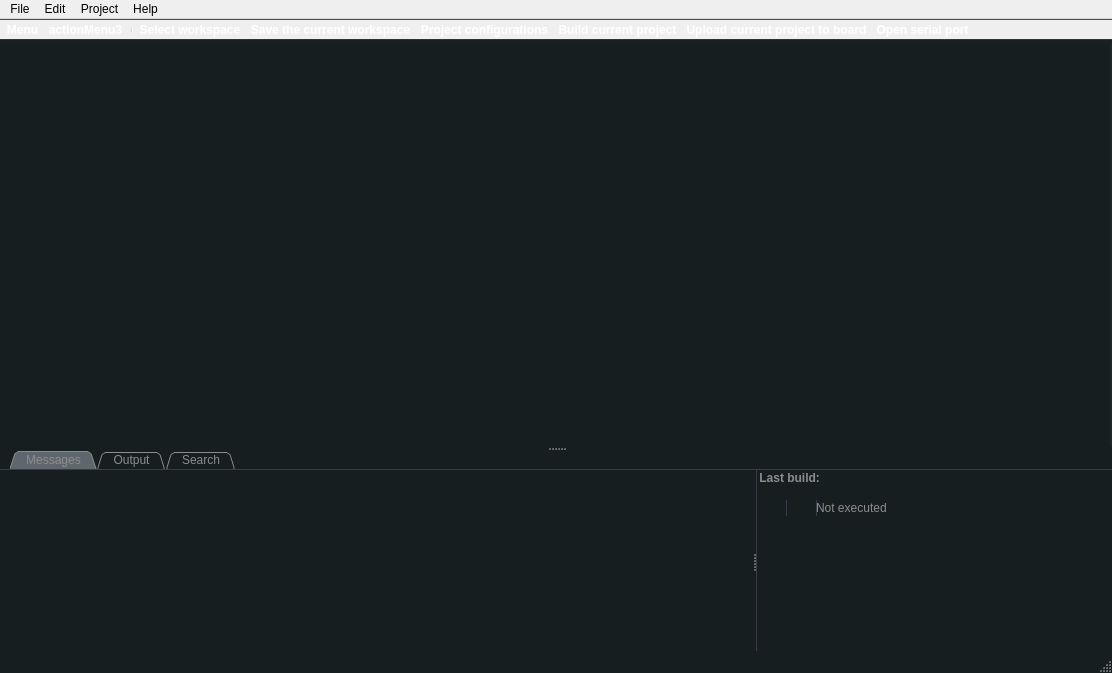
<?xml version="1.0" encoding="UTF-8"?>
<ui version="4.0">
 <class>MainWindowClass</class>
 <widget class="QMainWindow" name="MainWindowClass">
  <property name="geometry">
   <rect>
    <x>0</x>
    <y>0</y>
    <width>1112</width>
    <height>673</height>
   </rect>
  </property>
  <property name="windowTitle">
   <string>MariaMole</string>
  </property>
  <property name="windowIcon">
   <iconset resource="mainwindow.qrc">
    <normaloff>:/MainWindow/resources/logos/mariamole_icone.png</normaloff>:/MainWindow/resources/logos/mariamole_icone.png</iconset>
  </property>
  <property name="autoFillBackground">
   <bool>false</bool>
  </property>
  <property name="styleSheet">
   <string notr="true"/>
  </property>
  <property name="toolButtonStyle">
   <enum>Qt::ToolButtonTextBesideIcon</enum>
  </property>
  <property name="unifiedTitleAndToolBarOnMac">
   <bool>false</bool>
  </property>
  <widget class="QWidget" name="centralWidget">
   <property name="styleSheet">
    <string notr="true">QMenu {
     background-color: rgb(52, 60, 62); 
     border: 1px solid black;
	 color: rgb(140, 140, 140);
 }

QWidget {
	_color:white;
	color:rgb(140, 140, 140);
	background-color: rgb(22, 30, 32);
	selection-background-color: rgb(68, 85, 89);
}

QMainWindow::separator {
color:white;
background-color:blue;
}

QScrollBar:horizontal {
     border: 0px solid rgb(34, 30, 32);
	min-height: 15px;
     margin: 0px 20px 0 20px;
	background-color: rgb(24, 32, 34);
 }
 QScrollBar:vertical {
     border: 0px solid rgb(34, 30, 32);
	min-height: 15px;
     margin: 20px 0px 20px 0px;
	 background-color: rgb(24, 32, 34);
 }
 QScrollBar::handle {
     background: rgb(44, 50, 52);     
	 min-width: 20px;
 }
  QScrollBar::add-line:horizontal {
	image: url(&quot;:/MainWindow/resources/scrollbars/arrow_right.png&quot;);  
     border: 1px solid rgb(34, 30, 32);
     background-color: rgb(40, 50, 60);
     width: 20px;
     subcontrol-position: right;
     subcontrol-origin: margin;
 }
 QScrollBar::add-line:vertical {
	image: url(&quot;:/MainWindow/resources/scrollbars/arrow_up.png&quot;);  
     border: 1px solid rgb(34, 30, 32);
     background-color: rgb(40, 50, 60);
     height: 20px;
     subcontrol-position: top;
     subcontrol-origin: margin;
 }

 QScrollBar::sub-line:horizontal {
	image: url(&quot;:/MainWindow/resources/scrollbars/arrow_left.png&quot;);  
     border: 1px solid rgb(34, 30, 32);
     background-color: rgb(40, 50, 60);
     width: 20px;
     subcontrol-position: left;
     subcontrol-origin: margin;
 }
 QScrollBar::sub-line:vertical {
	image: url(&quot;:/MainWindow/resources/scrollbars/arrow_down.png&quot;);  
     border: 1px solid rgb(34, 30, 32);
     background-color: rgb(40, 50, 60);
     height: 20px;
     subcontrol-position: bottom;
     subcontrol-origin: margin;
 }

QScrollBar::add-page:horizontal, QScrollBar::sub-page:horizontal {
    background: none;
}
QScrollBar::add-page:vertical, QScrollBar::sub-page:vertical {
    background: none;
}</string>
   </property>
   <layout class="QGridLayout" name="gridLayout">
    <property name="leftMargin">
     <number>0</number>
    </property>
    <property name="topMargin">
     <number>0</number>
    </property>
    <property name="rightMargin">
     <number>0</number>
    </property>
    <property name="bottomMargin">
     <number>0</number>
    </property>
    <item row="0" column="0">
     <widget class="QSplitter" name="splitter_2">
      <property name="orientation">
       <enum>Qt::Vertical</enum>
      </property>
      <widget class="QSplitter" name="splitter">
       <property name="styleSheet">
        <string notr="true">border: 0px solid;
background-color: rgb(22, 30, 32);</string>
       </property>
       <property name="orientation">
        <enum>Qt::Horizontal</enum>
       </property>
       <widget class="QTreeWidget" name="tree">
        <property name="minimumSize">
         <size>
          <width>100</width>
          <height>0</height>
         </size>
        </property>
        <property name="styleSheet">
         <string notr="true"> QTreeView {
	background-color: rgb(22, 30, 32);
	color:rgb(145, 157, 167);	
	outline: 0;
	border-image: none;
	border-right: 2px solid rgb(30, 38, 40);
	border-top: 5px solid rgb(24, 32, 34);
}

 QTreeView::branch:has-siblings:!adjoins-item {
     border-image: none;
 }

 QTreeView::branch:has-siblings:adjoins-item {
          border-image: none;
 }

 QTreeView::branch:!has-children:!has-siblings:adjoins-item {
          border-image: none;
 }

 QTreeView::branch:has-children:!has-siblings:closed,
 QTreeView::branch:closed:has-children:has-siblings {
         border-image: none;
         image: url(&quot;:/MainWindow/resources/tree_structure/stylesheet-branch-closed.png&quot;);
 }

 QTreeView::branch:open:has-children:!has-siblings,
 QTreeView::branch:open:has-children:has-siblings  {
         border-image: none;
         image: url(&quot;:/MainWindow/resources/tree_structure/stylesheet-branch-open.png&quot;);
 }


</string>
        </property>
        <property name="frameShape">
         <enum>QFrame::Box</enum>
        </property>
        <property name="frameShadow">
         <enum>QFrame::Plain</enum>
        </property>
        <property name="lineWidth">
         <number>0</number>
        </property>
        <property name="midLineWidth">
         <number>0</number>
        </property>
        <property name="sizeAdjustPolicy">
         <enum>QAbstractScrollArea::AdjustToContentsOnFirstShow</enum>
        </property>
        <property name="showDropIndicator" stdset="0">
         <bool>true</bool>
        </property>
        <property name="textElideMode">
         <enum>Qt::ElideNone</enum>
        </property>
        <property name="rootIsDecorated">
         <bool>true</bool>
        </property>
        <property name="uniformRowHeights">
         <bool>false</bool>
        </property>
        <property name="headerHidden">
         <bool>true</bool>
        </property>
        <attribute name="headerVisible">
         <bool>false</bool>
        </attribute>
        <attribute name="headerCascadingSectionResizes">
         <bool>false</bool>
        </attribute>
        <attribute name="headerDefaultSectionSize">
         <number>500</number>
        </attribute>
        <attribute name="headerShowSortIndicator" stdset="0">
         <bool>false</bool>
        </attribute>
        <column>
         <property name="text">
          <string notr="true"/>
         </property>
        </column>
       </widget>
      </widget>
      <widget class="QTabWidget" name="messageTabs">
       <property name="maximumSize">
        <size>
         <width>16777215</width>
         <height>200</height>
        </size>
       </property>
       <property name="styleSheet">
        <string notr="true"> QTabWidget::pane { /* The tab widget frame */
     border-top: 1px solid rgb(55, 60,70);
	border-bottom: none;
 }

 QTabWidget::tab-bar {
     left: 10px; /* move to the right by 5px */
 }

 /* Style the tab using the tab sub-control. Note that
     it reads QTabBar _not_ QTabWidget */
 QTabBar::tab {
     background: rgb(45, 53,60);
     border: 1px solid rgb(55, 60,70);
     border-top-left-radius: 4px;
     border-top-right-radius: 4px;
     min-width: 8ex;
     padding: 1px 15px;
 }

 QTabBar::tab:selected, QTabBar::tab:hover {
     background: rgb(115, 123, 130);
 }

 QTabBar::tab:selected {
          background: rgb(95, 103,110);     
 }
</string>
       </property>
       <property name="tabShape">
        <enum>QTabWidget::Triangular</enum>
       </property>
       <property name="currentIndex">
        <number>0</number>
       </property>
       <property name="tabsClosable">
        <bool>false</bool>
       </property>
       <widget class="QWidget" name="tabBuildMessages">
        <attribute name="title">
         <string>Messages</string>
        </attribute>
        <layout class="QGridLayout" name="gridLayout_3">
         <property name="topMargin">
          <number>0</number>
         </property>
         <property name="rightMargin">
          <number>0</number>
         </property>
         <property name="bottomMargin">
          <number>0</number>
         </property>
         <item row="0" column="0">
          <widget class="QSplitter" name="splitter_3">
           <property name="minimumSize">
            <size>
             <width>5</width>
             <height>0</height>
            </size>
           </property>
           <property name="orientation">
            <enum>Qt::Horizontal</enum>
           </property>
           <widget class="QListWidget" name="buildMessages">
            <property name="minimumSize">
             <size>
              <width>0</width>
              <height>0</height>
             </size>
            </property>
            <property name="font">
             <font>
              <pointsize>9</pointsize>
             </font>
            </property>
            <property name="styleSheet">
             <string notr="true">border:none;
padding: 5px;
background-color: rgb(22, 30, 32);
color:rgb(140,140,140);</string>
            </property>
           </widget>
           <widget class="QStackedWidget" name="buildStatus">
            <property name="minimumSize">
             <size>
              <width>200</width>
              <height>0</height>
             </size>
            </property>
            <property name="maximumSize">
             <size>
              <width>400</width>
              <height>16777215</height>
             </size>
            </property>
            <property name="styleSheet">
             <string notr="true">background-color: rgb(22, 30, 32);
border-left: 1px solid rgb(55, 60,70);</string>
            </property>
            <property name="currentIndex">
             <number>0</number>
            </property>
            <widget class="QWidget" name="page_3">
             <widget class="QLabel" name="label_8">
              <property name="geometry">
               <rect>
                <x>60</x>
                <y>30</y>
                <width>81</width>
                <height>16</height>
               </rect>
              </property>
              <property name="text">
               <string>Not executed</string>
              </property>
             </widget>
             <widget class="QLabel" name="label_9">
              <property name="geometry">
               <rect>
                <x>0</x>
                <y>0</y>
                <width>81</width>
                <height>16</height>
               </rect>
              </property>
              <property name="font">
               <font>
                <weight>75</weight>
                <bold>true</bold>
               </font>
              </property>
              <property name="text">
               <string> Last build:</string>
              </property>
             </widget>
             <widget class="QLabel" name="label_6">
              <property name="geometry">
               <rect>
                <x>30</x>
                <y>30</y>
                <width>21</width>
                <height>16</height>
               </rect>
              </property>
              <property name="text">
               <string/>
              </property>
              <property name="pixmap">
               <pixmap resource="mainwindow.qrc">:/MainWindow/resources/build_messages/build_messages_icon_info.png</pixmap>
              </property>
             </widget>
            </widget>
            <widget class="QWidget" name="page">
             <widget class="QLabel" name="label_2">
              <property name="geometry">
               <rect>
                <x>0</x>
                <y>0</y>
                <width>81</width>
                <height>16</height>
               </rect>
              </property>
              <property name="font">
               <font>
                <weight>75</weight>
                <bold>true</bold>
               </font>
              </property>
              <property name="text">
               <string> Last build:</string>
              </property>
             </widget>
             <widget class="QLabel" name="label_4">
              <property name="geometry">
               <rect>
                <x>60</x>
                <y>30</y>
                <width>53</width>
                <height>16</height>
               </rect>
              </property>
              <property name="text">
               <string>Failed</string>
              </property>
             </widget>
             <widget class="QLabel" name="label_5">
              <property name="geometry">
               <rect>
                <x>30</x>
                <y>30</y>
                <width>21</width>
                <height>16</height>
               </rect>
              </property>
              <property name="text">
               <string/>
              </property>
              <property name="pixmap">
               <pixmap resource="mainwindow.qrc">:/MainWindow/resources/build_messages/build_messages_icon_build_error.png</pixmap>
              </property>
             </widget>
            </widget>
            <widget class="QWidget" name="page_2">
             <property name="styleSheet">
              <string notr="true">QLabel {
	border: 0px solid white;
}

QImage {
	border: 0px solid white;
}</string>
             </property>
             <layout class="QGridLayout" name="gridLayout_4">
              <property name="leftMargin">
               <number>0</number>
              </property>
              <property name="topMargin">
               <number>0</number>
              </property>
              <property name="rightMargin">
               <number>0</number>
              </property>
              <property name="bottomMargin">
               <number>0</number>
              </property>
              <item row="0" column="0">
               <layout class="QVBoxLayout" name="verticalLayout_2">
                <property name="spacing">
                 <number>0</number>
                </property>
                <property name="rightMargin">
                 <number>10</number>
                </property>
                <item>
                 <widget class="QLabel" name="label_3">
                  <property name="minimumSize">
                   <size>
                    <width>0</width>
                    <height>25</height>
                   </size>
                  </property>
                  <property name="font">
                   <font>
                    <weight>75</weight>
                    <bold>true</bold>
                   </font>
                  </property>
                  <property name="text">
                   <string>   Last build:</string>
                  </property>
                  <property name="alignment">
                   <set>Qt::AlignBottom|Qt::AlignLeading|Qt::AlignLeft</set>
                  </property>
                 </widget>
                </item>
                <item>
                 <spacer name="verticalSpacer">
                  <property name="orientation">
                   <enum>Qt::Vertical</enum>
                  </property>
                  <property name="sizeHint" stdset="0">
                   <size>
                    <width>20</width>
                    <height>40</height>
                   </size>
                  </property>
                 </spacer>
                </item>
                <item>
                 <layout class="QVBoxLayout" name="verticalLayout">
                  <property name="spacing">
                   <number>0</number>
                  </property>
                  <property name="leftMargin">
                   <number>20</number>
                  </property>
                  <item>
                   <widget class="QLabel" name="lbProgramSize">
                    <property name="text">
                     <string>Program size:</string>
                    </property>
                   </widget>
                  </item>
                  <item>
                   <widget class="QProgressBar" name="pbProgramSize">
                    <property name="maximumSize">
                     <size>
                      <width>16777215</width>
                      <height>10</height>
                     </size>
                    </property>
                    <property name="styleSheet">
                     <string notr="true"> QProgressBar {
     border: 2px solid grey;     
	color:white;
 }
QProgressBar:horizontal {
border: 0px solid rgb(68, 85, 89);
background: rgb(40,48,50);
padding: 1px;
}
QProgressBar::chunk:horizontal {
background: rgb(120, 192, 255);
}
</string>
                    </property>
                    <property name="value">
                     <number>50</number>
                    </property>
                    <property name="textVisible">
                     <bool>false</bool>
                    </property>
                   </widget>
                  </item>
                  <item>
                   <spacer name="verticalSpacer_3">
                    <property name="orientation">
                     <enum>Qt::Vertical</enum>
                    </property>
                    <property name="sizeHint" stdset="0">
                     <size>
                      <width>20</width>
                      <height>40</height>
                     </size>
                    </property>
                   </spacer>
                  </item>
                  <item>
                   <widget class="QLabel" name="lbMemorySize">
                    <property name="text">
                     <string>Memory size:</string>
                    </property>
                   </widget>
                  </item>
                  <item>
                   <widget class="QProgressBar" name="pbMemorySize">
                    <property name="maximumSize">
                     <size>
                      <width>16777215</width>
                      <height>10</height>
                     </size>
                    </property>
                    <property name="styleSheet">
                     <string notr="true"> QProgressBar {
     border: 2px solid grey;
	color:white;
 }
QProgressBar:horizontal {
border: 0px solid rgb(68, 85, 89);
background: rgb(40,48,50);
padding: 1px;
}
QProgressBar::chunk:horizontal {
background: rgb(235, 236, 175);
}
</string>
                    </property>
                    <property name="value">
                     <number>50</number>
                    </property>
                    <property name="textVisible">
                     <bool>false</bool>
                    </property>
                   </widget>
                  </item>
                  <item>
                   <spacer name="verticalSpacer_4">
                    <property name="orientation">
                     <enum>Qt::Vertical</enum>
                    </property>
                    <property name="sizeHint" stdset="0">
                     <size>
                      <width>20</width>
                      <height>40</height>
                     </size>
                    </property>
                   </spacer>
                  </item>
                  <item>
                   <widget class="QLabel" name="lbEEPROMSize">
                    <property name="text">
                     <string>EEPROM size:</string>
                    </property>
                   </widget>
                  </item>
                  <item>
                   <widget class="QProgressBar" name="pbEEPROMSize">
                    <property name="maximumSize">
                     <size>
                      <width>16777215</width>
                      <height>10</height>
                     </size>
                    </property>
                    <property name="styleSheet">
                     <string notr="true"> QProgressBar {
     border: 2px solid grey;
color:white;
 }
QProgressBar:horizontal {
border: 0px solid rgb(68, 85, 89);
background: rgb(40,48,50);padding: 1px;
}
QProgressBar::chunk:horizontal {
background:rgb(176, 255, 170);
}
</string>
                    </property>
                    <property name="value">
                     <number>50</number>
                    </property>
                    <property name="textVisible">
                     <bool>false</bool>
                    </property>
                   </widget>
                  </item>
                  <item>
                   <spacer name="verticalSpacer_2">
                    <property name="orientation">
                     <enum>Qt::Vertical</enum>
                    </property>
                    <property name="sizeHint" stdset="0">
                     <size>
                      <width>20</width>
                      <height>40</height>
                     </size>
                    </property>
                   </spacer>
                  </item>
                 </layout>
                </item>
               </layout>
              </item>
             </layout>
            </widget>
           </widget>
          </widget>
         </item>
        </layout>
       </widget>
       <widget class="QWidget" name="tabOutput">
        <attribute name="title">
         <string>Output</string>
        </attribute>
        <layout class="QGridLayout" name="gridLayout_2">
         <property name="leftMargin">
          <number>0</number>
         </property>
         <property name="topMargin">
          <number>0</number>
         </property>
         <property name="rightMargin">
          <number>0</number>
         </property>
         <property name="bottomMargin">
          <number>0</number>
         </property>
         <item row="1" column="0">
          <widget class="QTextBrowser" name="outputWindow">
           <property name="font">
            <font>
             <family>Segoe UI</family>
             <pointsize>9</pointsize>
            </font>
           </property>
           <property name="styleSheet">
            <string notr="true">border:none;
padding: 5px;</string>
           </property>
          </widget>
         </item>
        </layout>
       </widget>
       <widget class="QWidget" name="tab_5">
        <attribute name="title">
         <string>Search</string>
        </attribute>
        <widget class="QComboBox" name="searchText">
         <property name="geometry">
          <rect>
           <x>20</x>
           <y>40</y>
           <width>531</width>
           <height>22</height>
          </rect>
         </property>
         <property name="styleSheet">
          <string notr="true">     border-style: outset;
     border-width: 1px;
     border-radius: 0px;
     border-color: rgb(60,60,60);
</string>
         </property>
         <property name="editable">
          <bool>true</bool>
         </property>
        </widget>
        <widget class="QLabel" name="label">
         <property name="geometry">
          <rect>
           <x>20</x>
           <y>20</y>
           <width>221</width>
           <height>16</height>
          </rect>
         </property>
         <property name="styleSheet">
          <string notr="true"/>
         </property>
         <property name="text">
          <string>Type your search string:</string>
         </property>
        </widget>
        <widget class="QCheckBox" name="searchCBCase">
         <property name="geometry">
          <rect>
           <x>20</x>
           <y>70</y>
           <width>161</width>
           <height>18</height>
          </rect>
         </property>
         <property name="text">
          <string>Case sensitive</string>
         </property>
        </widget>
        <widget class="QPushButton" name="btnSearch">
         <property name="geometry">
          <rect>
           <x>560</x>
           <y>40</y>
           <width>61</width>
           <height>21</height>
          </rect>
         </property>
         <property name="styleSheet">
          <string notr="true">     border-style: outset;
     border-width: 1px;
     border-radius: 0px;
     border-color: rgb(60,60,60);
</string>
         </property>
         <property name="text">
          <string>Find</string>
         </property>
        </widget>
        <widget class="QCheckBox" name="searchCBWords">
         <property name="geometry">
          <rect>
           <x>240</x>
           <y>70</y>
           <width>261</width>
           <height>18</height>
          </rect>
         </property>
         <property name="text">
          <string>Match only whole words</string>
         </property>
        </widget>
        <zorder>searchText</zorder>
        <zorder>label</zorder>
        <zorder>searchCBCase</zorder>
        <zorder>searchCBWords</zorder>
        <zorder>btnSearch</zorder>
       </widget>
      </widget>
     </widget>
    </item>
   </layout>
  </widget>
  <widget class="QMenuBar" name="menuBar">
   <property name="geometry">
    <rect>
     <x>0</x>
     <y>0</y>
     <width>1112</width>
     <height>26</height>
    </rect>
   </property>
   <property name="styleSheet">
    <string notr="true"/>
   </property>
   <widget class="QMenu" name="menuFile">
    <property name="title">
     <string>File</string>
    </property>
    <addaction name="actionSelect_workspace"/>
    <addaction name="actionSave_Workspace"/>
    <addaction name="actionRefresh_workspace_tree"/>
    <addaction name="separator"/>
    <addaction name="actionAdd_file"/>
    <addaction name="actionRename_file"/>
    <addaction name="actionRemove_file"/>
    <addaction name="actionOpen_file"/>
    <addaction name="separator"/>
    <addaction name="actionBurn_Arduino_bootloader"/>
    <addaction name="separator"/>
    <addaction name="actionOpen_workspace_folder"/>
    <addaction name="separator"/>
    <addaction name="actionExit"/>
   </widget>
   <widget class="QMenu" name="menuEdit">
    <property name="title">
     <string>Edit</string>
    </property>
    <addaction name="actionSearch"/>
    <addaction name="actionFormat_code"/>
    <addaction name="separator"/>
    <addaction name="actionPreferences"/>
    <addaction name="separator"/>
   </widget>
   <widget class="QMenu" name="menuProject">
    <property name="title">
     <string>Project</string>
    </property>
    <addaction name="actionAdd_a_new_project"/>
    <addaction name="separator"/>
    <addaction name="actionImport_arduino_library"/>
    <addaction name="separator"/>
    <addaction name="actionRename_project"/>
    <addaction name="actionRemove_project"/>
    <addaction name="actionExport_to_sketch"/>
    <addaction name="separator"/>
    <addaction name="actionProject_configurations"/>
    <addaction name="separator"/>
    <addaction name="actionOpen_serial_port_2"/>
    <addaction name="actionBuild_project"/>
    <addaction name="actionClean_current_project"/>
    <addaction name="actionBuild_and_upload_project"/>
   </widget>
   <widget class="QMenu" name="menuHelp">
    <property name="title">
     <string>Help</string>
    </property>
    <addaction name="actionAbout"/>
    <addaction name="actionVisit_MariaMole_website"/>
    <addaction name="actionReport_a_bug"/>
    <addaction name="separator"/>
    <addaction name="actionOpen_Arduino_online_help"/>
   </widget>
   <addaction name="menuFile"/>
   <addaction name="menuEdit"/>
   <addaction name="menuProject"/>
   <addaction name="menuHelp"/>
  </widget>
  <widget class="QToolBar" name="mainToolBar">
   <property name="mouseTracking">
    <bool>true</bool>
   </property>
   <property name="styleSheet">
    <string notr="true">QToolBar {
	color: white;
	border:none;
	border-bottom: 1px solid rgb(44, 52, 54);
	border-top: 1px solid rgb(80,80,80);
	font:bold;
	background-color: qlineargradient(x1:0, y1:0, x2:0, y2:1,
                 stop:0 rgb(52, 60, 62),  stop:1 rgb(32, 40, 42));		
}

QToolButton {
	border: none;
	font:bold;
	color:white;
	background-color:rgba(0,0,0,0);
}
</string>
   </property>
   <property name="movable">
    <bool>false</bool>
   </property>
   <property name="allowedAreas">
    <set>Qt::NoToolBarArea</set>
   </property>
   <property name="toolButtonStyle">
    <enum>Qt::ToolButtonIconOnly</enum>
   </property>
   <property name="floatable">
    <bool>false</bool>
   </property>
   <attribute name="toolBarArea">
    <enum>TopToolBarArea</enum>
   </attribute>
   <attribute name="toolBarBreak">
    <bool>false</bool>
   </attribute>
   <addaction name="actionMainMenu2"/>
   <addaction name="actionMenu3"/>
   <addaction name="separator"/>
   <addaction name="actionSelect_workspace"/>
   <addaction name="actionSave_Workspace"/>
   <addaction name="actionProject_configurations"/>
   <addaction name="actionBuild_project"/>
   <addaction name="actionBuild_and_upload_project"/>
   <addaction name="actionOpen_serial_port"/>
  </widget>
  <widget class="QStatusBar" name="statusBar">
   <property name="styleSheet">
    <string notr="true">QStatusBar {
	background-color: rgb(22, 30, 32);
	color: white;
}
</string>
   </property>
  </widget>
  <action name="actionSelect_workspace">
   <property name="icon">
    <iconset resource="mainwindow.qrc">
     <normaloff>:/MainWindow/resources/toolbar/workspace.png</normaloff>:/MainWindow/resources/toolbar/workspace.png</iconset>
   </property>
   <property name="text">
    <string>Switch workspace</string>
   </property>
   <property name="iconText">
    <string>Select workspace</string>
   </property>
   <property name="toolTip">
    <string>Select an workspace for your projects</string>
   </property>
   <property name="iconVisibleInMenu">
    <bool>false</bool>
   </property>
  </action>
  <action name="actionAdd_a_new_project">
   <property name="icon">
    <iconset resource="mainwindow.qrc">
     <normaloff>:/MainWindow/resources/toolbar/add_project.png</normaloff>:/MainWindow/resources/toolbar/add_project.png</iconset>
   </property>
   <property name="text">
    <string>Create a new project</string>
   </property>
   <property name="toolTip">
    <string>Create a new project</string>
   </property>
   <property name="iconVisibleInMenu">
    <bool>false</bool>
   </property>
  </action>
  <action name="actionImport_arduino_library">
   <property name="icon">
    <iconset resource="mainwindow.qrc">
     <normaloff>:/MainWindow/resources/toolbar/add_file.png</normaloff>:/MainWindow/resources/toolbar/add_file.png</iconset>
   </property>
   <property name="text">
    <string>Import an Arduino library</string>
   </property>
   <property name="toolTip">
    <string>Import an Arduino library</string>
   </property>
   <property name="iconVisibleInMenu">
    <bool>false</bool>
   </property>
  </action>
  <action name="actionSave_Workspace">
   <property name="icon">
    <iconset resource="mainwindow.qrc">
     <normaloff>:/MainWindow/resources/toolbar/save.png</normaloff>:/MainWindow/resources/toolbar/save.png</iconset>
   </property>
   <property name="text">
    <string>Save the current workspace</string>
   </property>
   <property name="toolTip">
    <string>Save all projects and their corresponding files</string>
   </property>
   <property name="iconVisibleInMenu">
    <bool>false</bool>
   </property>
  </action>
  <action name="actionProject_configurations">
   <property name="icon">
    <iconset resource="mainwindow.qrc">
     <normaloff>:/MainWindow/resources/toolbar/gear.png</normaloff>:/MainWindow/resources/toolbar/gear.png</iconset>
   </property>
   <property name="text">
    <string>Project configurations</string>
   </property>
   <property name="toolTip">
    <string>Project configurations</string>
   </property>
   <property name="iconVisibleInMenu">
    <bool>false</bool>
   </property>
  </action>
  <action name="actionBuild_project">
   <property name="icon">
    <iconset resource="mainwindow.qrc">
     <normaloff>:/MainWindow/resources/toolbar/build.png</normaloff>:/MainWindow/resources/toolbar/build.png</iconset>
   </property>
   <property name="text">
    <string>Build current project</string>
   </property>
   <property name="toolTip">
    <string>Build current project</string>
   </property>
   <property name="shortcut">
    <string>Ctrl+B</string>
   </property>
   <property name="iconVisibleInMenu">
    <bool>false</bool>
   </property>
  </action>
  <action name="actionBuild_and_upload_project">
   <property name="icon">
    <iconset resource="mainwindow.qrc">
     <normaloff>:/MainWindow/resources/toolbar/upload.png</normaloff>:/MainWindow/resources/toolbar/upload.png</iconset>
   </property>
   <property name="text">
    <string>Upload current project to board</string>
   </property>
   <property name="toolTip">
    <string>Upload current project to board</string>
   </property>
   <property name="shortcut">
    <string>Ctrl+U</string>
   </property>
   <property name="iconVisibleInMenu">
    <bool>false</bool>
   </property>
  </action>
  <action name="actionOpen_serial_port">
   <property name="icon">
    <iconset resource="mainwindow.qrc">
     <normaloff>:/MainWindow/resources/toolbar/console.png</normaloff>:/MainWindow/resources/toolbar/console.png</iconset>
   </property>
   <property name="text">
    <string>Open serial port</string>
   </property>
   <property name="toolTip">
    <string>Open serial port</string>
   </property>
   <property name="iconVisibleInMenu">
    <bool>false</bool>
   </property>
  </action>
  <action name="actionRefresh_workspace_tree">
   <property name="text">
    <string>Refresh workspace tree</string>
   </property>
   <property name="toolTip">
    <string>Refresh workspace tree</string>
   </property>
  </action>
  <action name="actionAdd_file">
   <property name="text">
    <string>Add a new file</string>
   </property>
   <property name="toolTip">
    <string>Add a new file</string>
   </property>
  </action>
  <action name="actionRename_file">
   <property name="text">
    <string>Rename file</string>
   </property>
  </action>
  <action name="actionRemove_file">
   <property name="text">
    <string>Remove file</string>
   </property>
  </action>
  <action name="actionOpen_file">
   <property name="icon">
    <iconset>
     <selectedon>:/MainWindow/resources/workspace.png</selectedon>
    </iconset>
   </property>
   <property name="text">
    <string>Open file</string>
   </property>
  </action>
  <action name="actionOpen_workspace_folder">
   <property name="text">
    <string>Open workspace containing folder</string>
   </property>
   <property name="toolTip">
    <string>Open workspace containing folder</string>
   </property>
  </action>
  <action name="actionExit">
   <property name="text">
    <string>Exit</string>
   </property>
  </action>
  <action name="actionSearch">
   <property name="text">
    <string>Search</string>
   </property>
   <property name="shortcut">
    <string>Ctrl+F</string>
   </property>
  </action>
  <action name="actionFormat_code">
   <property name="text">
    <string>Code beautifier</string>
   </property>
   <property name="toolTip">
    <string>Code beautifier</string>
   </property>
  </action>
  <action name="actionPreferences">
   <property name="text">
    <string>Preferences</string>
   </property>
  </action>
  <action name="actionAdd">
   <property name="text">
    <string>Add</string>
   </property>
  </action>
  <action name="actionRename_project">
   <property name="text">
    <string>Rename project</string>
   </property>
  </action>
  <action name="actionRemove_project">
   <property name="text">
    <string>Remove project</string>
   </property>
  </action>
  <action name="actionEdit_configuration">
   <property name="text">
    <string>Edit configuration</string>
   </property>
  </action>
  <action name="actionOpen_serial_port_2">
   <property name="text">
    <string>Open serial port</string>
   </property>
  </action>
  <action name="actionClean_current_project">
   <property name="text">
    <string>Clean current project</string>
   </property>
  </action>
  <action name="actionAbout">
   <property name="text">
    <string>About</string>
   </property>
  </action>
  <action name="actionVisit_MariaMole_website">
   <property name="text">
    <string>Visit MariaMole website</string>
   </property>
  </action>
  <action name="actionView_software_licence">
   <property name="text">
    <string>View software licence</string>
   </property>
  </action>
  <action name="actionReport_a_bug">
   <property name="text">
    <string>Report a bug</string>
   </property>
  </action>
  <action name="actionOpen_Arduino_online_help">
   <property name="text">
    <string>Open Arduino online help</string>
   </property>
  </action>
  <action name="actionExport_to_sketch">
   <property name="text">
    <string>Export to Arduino sketch</string>
   </property>
   <property name="toolTip">
    <string>Export to Arduino sketch</string>
   </property>
  </action>
  <action name="actionBurn_Arduino_bootloader">
   <property name="text">
    <string>Burn Arduino bootloader</string>
   </property>
   <property name="visible">
    <bool>false</bool>
   </property>
  </action>
  <action name="actionMainMenu2">
   <property name="text">
    <string>Menu</string>
   </property>
   <property name="toolTip">
    <string>Main Menu</string>
   </property>
  </action>
  <action name="actionMenu3">
   <property name="icon">
    <iconset resource="mainwindow.qrc">
     <normaloff>:/MainWindow/resources/scrollbars/arrow_down.png</normaloff>:/MainWindow/resources/scrollbars/arrow_down.png</iconset>
   </property>
   <property name="text">
    <string>actionMenu3</string>
   </property>
  </action>
  <action name="actionTemp1">
   <property name="text">
    <string/>
   </property>
  </action>
  <action name="actionTemp2">
   <property name="text">
    <string/>
   </property>
  </action>
 </widget>
 <layoutdefault spacing="6" margin="11"/>
 <resources>
  <include location="mainwindow.qrc"/>
 </resources>
 <connections/>
</ui>
